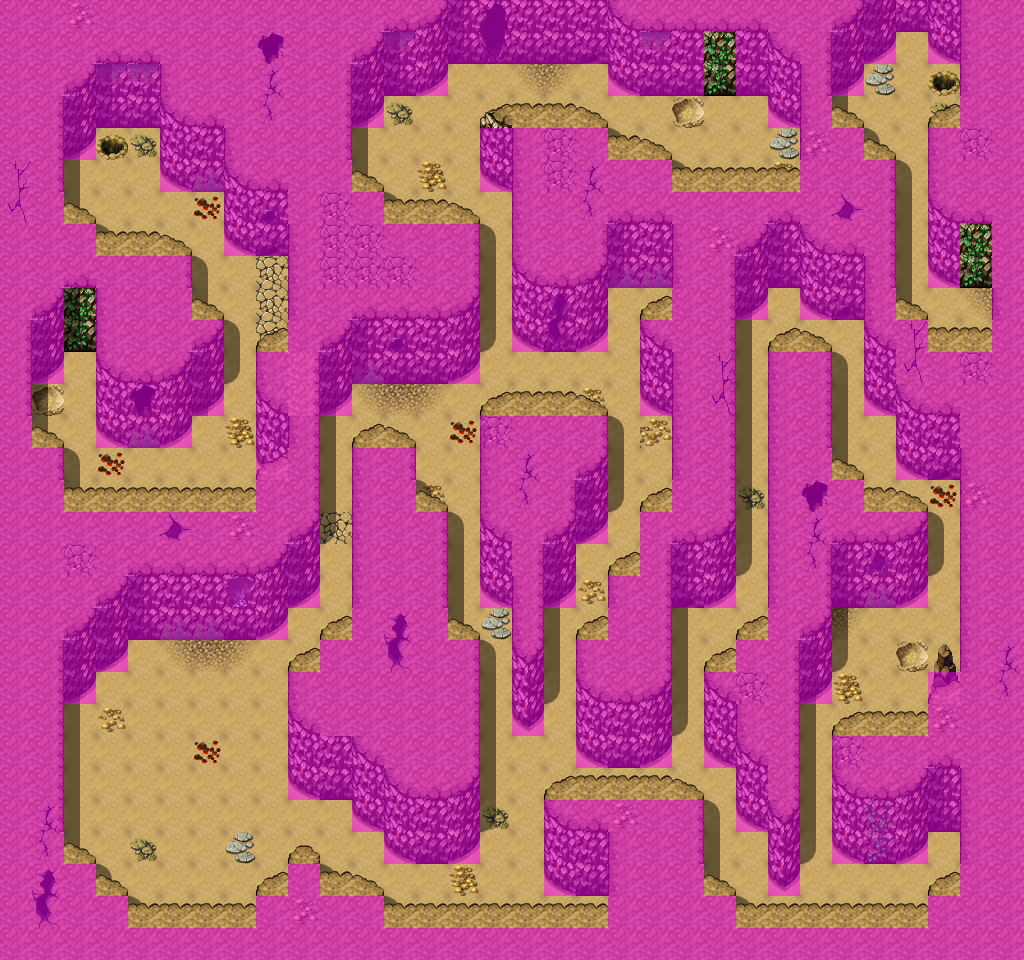

The image is a tile-based game level rendered from a .tmx file. Its description and source (layers, tilesets, objects; grid data summarised) follow:
An orthogonal 32x30 tile map with 32x32 px tiles, 5 tile layers (Ground, Objects, Above, Top, ...), 61 tilesets.

<map version="1.0" tiledversion="1.1.6" orientation="orthogonal" renderorder="right-down" width="32" height="30" tilewidth="32" tileheight="32" infinite="0" nextobjectid="22">
 <properties>
  <property name="colorfilter" value="black60" />
 </properties>
 <tileset firstgid="1" name="map_bed_1" tilewidth="32" tileheight="32" tilecount="128" columns="16">
  <image source="../drawable/map_bed_1.png" width="512" height="256" />
 </tileset>
 <tileset firstgid="129" name="map_border_1" tilewidth="32" tileheight="32" tilecount="128" columns="16">
  <image source="../drawable/map_border_1.png" width="512" height="256" />
 </tileset>
 <tileset firstgid="257" name="map_bridge_1" tilewidth="32" tileheight="32" tilecount="128" columns="16">
  <image source="../drawable/map_bridge_1.png" width="512" height="256" />
 </tileset>
 <tileset firstgid="385" name="map_bridge_2" tilewidth="32" tileheight="32" tilecount="128" columns="16">
  <image source="../drawable/map_bridge_2.png" width="512" height="256" />
 </tileset>
 <tileset firstgid="513" name="map_broken_1" tilewidth="32" tileheight="32" tilecount="128" columns="16">
  <image source="../drawable/map_broken_1.png" width="512" height="256" />
 </tileset>
 <tileset firstgid="641" name="map_cavewall_1" tilewidth="32" tileheight="32" tilecount="108" columns="18">
  <image source="../drawable/map_cavewall_1.png" width="576" height="192" />
 </tileset>
 <tileset firstgid="749" name="map_cavewall_2" tilewidth="32" tileheight="32" tilecount="108" columns="18">
  <image source="../drawable/map_cavewall_2.png" width="576" height="192" />
 </tileset>
 <tileset firstgid="857" name="map_cavewall_3" tilewidth="32" tileheight="32" tilecount="108" columns="18">
  <image source="../drawable/map_cavewall_3.png" width="576" height="192" />
 </tileset>
 <tileset firstgid="965" name="map_cavewall_4" tilewidth="32" tileheight="32" tilecount="108" columns="18">
  <image source="../drawable/map_cavewall_4.png" width="576" height="192" />
 </tileset>
 <tileset firstgid="1073" name="map_chair_table_1" tilewidth="32" tileheight="32" tilecount="128" columns="16">
  <image source="../drawable/map_chair_table_1.png" width="512" height="256" />
 </tileset>
 <tileset firstgid="1201" name="map_chair_table_2" tilewidth="32" tileheight="32" tilecount="128" columns="16">
  <image source="../drawable/map_chair_table_2.png" width="512" height="256" />
 </tileset>
 <tileset firstgid="1329" name="map_crate_1" tilewidth="32" tileheight="32" tilecount="128" columns="16">
  <image source="../drawable/map_crate_1.png" width="512" height="256" />
 </tileset>
 <tileset firstgid="1457" name="map_cupboard_1" tilewidth="32" tileheight="32" tilecount="128" columns="16">
  <image source="../drawable/map_cupboard_1.png" width="512" height="256" />
 </tileset>
 <tileset firstgid="1585" name="map_curtain_1" tilewidth="32" tileheight="32" tilecount="128" columns="16">
  <image source="../drawable/map_curtain_1.png" width="512" height="256" />
 </tileset>
 <tileset firstgid="1713" name="map_entrance_1" tilewidth="32" tileheight="32" tilecount="128" columns="16">
  <image source="../drawable/map_entrance_1.png" width="512" height="256" />
 </tileset>
 <tileset firstgid="1841" name="map_entrance_2" tilewidth="32" tileheight="32" tilecount="128" columns="16">
  <image source="../drawable/map_entrance_2.png" width="512" height="256" />
 </tileset>
 <tileset firstgid="1969" name="map_fence_1" tilewidth="32" tileheight="32" tilecount="128" columns="16">
  <image source="../drawable/map_fence_1.png" width="512" height="256" />
 </tileset>
 <tileset firstgid="2097" name="map_fence_2" tilewidth="32" tileheight="32" tilecount="128" columns="16">
  <image source="../drawable/map_fence_2.png" width="512" height="256" />
 </tileset>
 <tileset firstgid="2225" name="map_fence_3" tilewidth="32" tileheight="32" tilecount="128" columns="16">
  <image source="../drawable/map_fence_3.png" width="512" height="256" />
 </tileset>
 <tileset firstgid="2353" name="map_fence_4" tilewidth="32" tileheight="32" tilecount="128" columns="16">
  <image source="../drawable/map_fence_4.png" width="512" height="256" />
 </tileset>
 <tileset firstgid="2481" name="map_ground_1" tilewidth="32" tileheight="32" tilecount="128" columns="16">
  <image source="../drawable/map_ground_1.png" width="512" height="256" />
 </tileset>
 <tileset firstgid="2609" name="map_ground_2" tilewidth="32" tileheight="32" tilecount="128" columns="16">
  <image source="../drawable/map_ground_2.png" width="512" height="256" />
 </tileset>
 <tileset firstgid="2737" name="map_ground_3" tilewidth="32" tileheight="32" tilecount="128" columns="16">
  <image source="../drawable/map_ground_3.png" width="512" height="256" />
 </tileset>
 <tileset firstgid="2865" name="map_ground_4" tilewidth="32" tileheight="32" tilecount="128" columns="16">
  <image source="../drawable/map_ground_4.png" width="512" height="256" />
 </tileset>
 <tileset firstgid="2993" name="map_ground_5" tilewidth="32" tileheight="32" tilecount="128" columns="16">
  <image source="../drawable/map_ground_5.png" width="512" height="256" />
 </tileset>
 <tileset firstgid="3121" name="map_ground_6" tilewidth="32" tileheight="32" tilecount="128" columns="16">
  <image source="../drawable/map_ground_6.png" width="512" height="256" />
 </tileset>
 <tileset firstgid="3249" name="map_ground_7" tilewidth="32" tileheight="32" tilecount="128" columns="16">
  <image source="../drawable/map_ground_7.png" width="512" height="256" />
 </tileset>
 <tileset firstgid="3377" name="map_ground_8" tilewidth="32" tileheight="32" tilecount="128" columns="16">
  <image source="../drawable/map_ground_8.png" width="512" height="256" />
 </tileset>
 <tileset firstgid="3505" name="map_house_1" tilewidth="32" tileheight="32" tilecount="128" columns="16">
  <image source="../drawable/map_house_1.png" width="512" height="256" />
 </tileset>
 <tileset firstgid="3633" name="map_house_2" tilewidth="32" tileheight="32" tilecount="128" columns="16">
  <image source="../drawable/map_house_2.png" width="512" height="256" />
 </tileset>
 <tileset firstgid="3761" name="map_indoor_1" tilewidth="32" tileheight="32" tilecount="128" columns="16">
  <image source="../drawable/map_indoor_1.png" width="512" height="256" />
 </tileset>
 <tileset firstgid="3889" name="map_indoor_2" tilewidth="32" tileheight="32" tilecount="128" columns="16">
  <image source="../drawable/map_indoor_2.png" width="512" height="256" />
 </tileset>
 <tileset firstgid="4017" name="map_kitchen_1" tilewidth="32" tileheight="32" tilecount="128" columns="16">
  <image source="../drawable/map_kitchen_1.png" width="512" height="256" />
 </tileset>
 <tileset firstgid="4145" name="map_outdoor_1" tilewidth="32" tileheight="32" tilecount="128" columns="16">
  <image source="../drawable/map_outdoor_1.png" width="512" height="256" />
 </tileset>
 <tileset firstgid="4273" name="map_pillar_1" tilewidth="32" tileheight="32" tilecount="128" columns="16">
  <image source="../drawable/map_pillar_1.png" width="512" height="256" />
 </tileset>
 <tileset firstgid="4401" name="map_pillar_2" tilewidth="32" tileheight="32" tilecount="128" columns="16">
  <image source="../drawable/map_pillar_2.png" width="512" height="256" />
 </tileset>
 <tileset firstgid="4529" name="map_plant_1" tilewidth="32" tileheight="32" tilecount="128" columns="16">
  <image source="../drawable/map_plant_1.png" width="512" height="256" />
 </tileset>
 <tileset firstgid="4657" name="map_plant_2" tilewidth="32" tileheight="32" tilecount="128" columns="16">
  <image source="../drawable/map_plant_2.png" width="512" height="256" />
 </tileset>
 <tileset firstgid="4785" name="map_rock_1" tilewidth="32" tileheight="32" tilecount="128" columns="16">
  <image source="../drawable/map_rock_1.png" width="512" height="256" />
 </tileset>
 <tileset firstgid="4913" name="map_rock_2" tilewidth="32" tileheight="32" tilecount="128" columns="16">
  <image source="../drawable/map_rock_2.png" width="512" height="256" />
 </tileset>
 <tileset firstgid="5041" name="map_roof_1" tilewidth="32" tileheight="32" tilecount="128" columns="16">
  <image source="../drawable/map_roof_1.png" width="512" height="256" />
 </tileset>
 <tileset firstgid="5169" name="map_roof_2" tilewidth="32" tileheight="32" tilecount="128" columns="16">
  <image source="../drawable/map_roof_2.png" width="512" height="256" />
 </tileset>
 <tileset firstgid="5297" name="map_roof_3" tilewidth="32" tileheight="32" tilecount="128" columns="16">
  <image source="../drawable/map_roof_3.png" width="512" height="256" />
 </tileset>
 <tileset firstgid="5425" name="map_shop_1" tilewidth="32" tileheight="32" tilecount="128" columns="16">
  <image source="../drawable/map_shop_1.png" width="512" height="256" />
 </tileset>
 <tileset firstgid="5553" name="map_sign_ladder_1" tilewidth="32" tileheight="32" tilecount="128" columns="16">
  <image source="../drawable/map_sign_ladder_1.png" width="512" height="256" />
 </tileset>
 <tileset firstgid="5681" name="map_table_1" tilewidth="32" tileheight="32" tilecount="128" columns="16">
  <image source="../drawable/map_table_1.png" width="512" height="256" />
 </tileset>
 <tileset firstgid="5809" name="map_table_2" tilewidth="32" tileheight="32" tilecount="112" columns="14">
  <image source="../drawable/map_table_2.png" width="448" height="256" />
 </tileset>
 <tileset firstgid="5921" name="map_trail_1" tilewidth="32" tileheight="32" tilecount="128" columns="16">
  <image source="../drawable/map_trail_1.png" width="512" height="256" />
 </tileset>
 <tileset firstgid="6049" name="map_transition_1" tilewidth="32" tileheight="32" tilecount="128" columns="16">
  <image source="../drawable/map_transition_1.png" width="512" height="256" />
 </tileset>
 <tileset firstgid="6177" name="map_transition_2" tilewidth="32" tileheight="32" tilecount="128" columns="16">
  <image source="../drawable/map_transition_2.png" width="512" height="256" />
 </tileset>
 <tileset firstgid="6305" name="map_transition_3" tilewidth="32" tileheight="32" tilecount="128" columns="16">
  <image source="../drawable/map_transition_3.png" width="512" height="256" />
 </tileset>
 <tileset firstgid="6433" name="map_transition_4" tilewidth="32" tileheight="32" tilecount="128" columns="16">
  <image source="../drawable/map_transition_4.png" width="512" height="256" />
 </tileset>
 <tileset firstgid="6561" name="map_transition_5" tilewidth="32" tileheight="32" tilecount="128" columns="16">
  <image source="../drawable/map_transition_5.png" width="512" height="256" />
 </tileset>
 <tileset firstgid="6689" name="map_tree_1" tilewidth="32" tileheight="32" tilecount="128" columns="16">
  <image source="../drawable/map_tree_1.png" width="512" height="256" />
 </tileset>
 <tileset firstgid="6817" name="map_tree_2" tilewidth="32" tileheight="32" tilecount="128" columns="16">
  <image source="../drawable/map_tree_2.png" width="512" height="256" />
 </tileset>
 <tileset firstgid="6945" name="map_wall_1" tilewidth="32" tileheight="32" tilecount="128" columns="16">
  <image source="../drawable/map_wall_1.png" width="512" height="256" />
 </tileset>
 <tileset firstgid="7073" name="map_wall_2" tilewidth="32" tileheight="32" tilecount="120" columns="15">
  <image source="../drawable/map_wall_2.png" width="480" height="256" />
 </tileset>
 <tileset firstgid="7193" name="map_wall_3" tilewidth="32" tileheight="32" tilecount="120" columns="15">
  <image source="../drawable/map_wall_3.png" width="480" height="256" />
 </tileset>
 <tileset firstgid="7313" name="map_wall_4" tilewidth="32" tileheight="32" tilecount="120" columns="15">
  <image source="../drawable/map_wall_4.png" width="480" height="256" />
 </tileset>
 <tileset firstgid="7433" name="map_window_1" tilewidth="32" tileheight="32" tilecount="128" columns="16">
  <image source="../drawable/map_window_1.png" width="512" height="256" />
 </tileset>
 <tileset firstgid="7561" name="map_window_2" tilewidth="32" tileheight="32" tilecount="128" columns="16">
  <image source="../drawable/map_window_2.png" width="512" height="256" />
 </tileset>
 <layer name="Ground" width="32" height="30" opacity="0.9">
  <data>[960 cells, 960 non-empty, 14 distinct tile ids]</data>
 </layer>
 <layer name="Objects" width="32" height="30">
  <data>[960 cells, 177 non-empty, 34 distinct tile ids]</data>
 </layer>
 <layer name="Above" width="32" height="30">
  <data>[960 cells, 205 non-empty, 10 distinct tile ids]</data>
 </layer>
 <layer name="Top" width="32" height="30">
  <data>[960 cells, 26 non-empty, 3 distinct tile ids]</data>
 </layer>
 <layer name="Walkable" width="32" height="30">
  <data>[960 cells, 633 non-empty, 1 distinct tile ids]</data>
 </layer>
 <objectgroup name="Mapevents" />
 <objectgroup name="Spawn" />
 <objectgroup name="Keys" />
</map>
